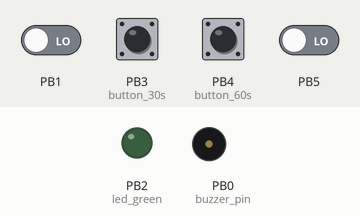
Simulated run of this sketch. Board: ATtiny85, built with avr-gcc and run on an emulated ATtiny85. Parts: output pins drawn as LEDs (lit = HIGH), buzzer (waves = sounding). Inputs (shaded band) come from the test bench; at power-on: PB3 (button_30s), PB4 (button_60s) HIGH, PB1, PB5 LOW. Sleep ends after the set time or at an interrupt.

Above: at 1.3 s.
1.4 s: PB3 (button_30s) pulled LOW for 3.2 s
At 2.66 s:
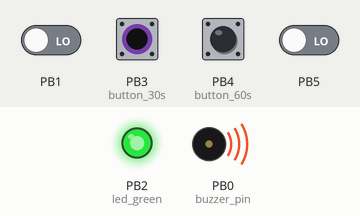
At 3.5 s:
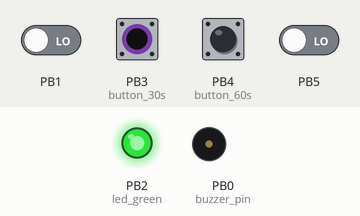
7.2 s: PB4 (button_60s) pulled LOW for 0.15 s
At 8.8 s:
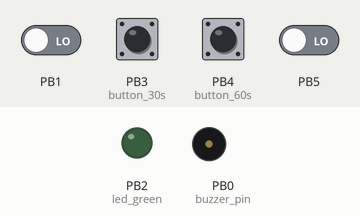
Timing chart, 0 to 10.3 s (numbered marks = the images above; inputs shaded):
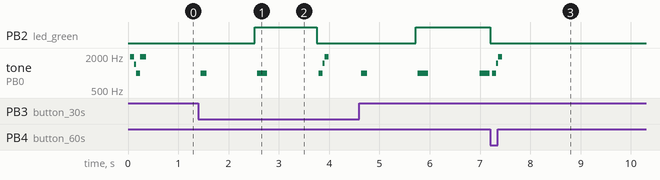

The sketch:

Microwave_Timer.ino
```cpp
/*
 * Author: Mark McKee
 * Description: 30 Second Timer
 * Version: 2.0
 */

#include <avr/sleep.h>
#include <avr/interrupt.h>

#define BUTTON_30s 1
#define BUTTON_60s 2

const int button_30s = 3;
const int button_60s = 4;
const int led_green = 2;
const int buzzer_pin = 0;

enum states {
  IDLE,
  TIMER_RUNNING,
  NOTIFYING
};

volatile uint8_t button_pressed = 0;
volatile enum states state;

// Interrupt vectors
ISR(PCINT0_vect) {

}

ISR(WDT_vect) {

}

// End of interrupt vectors

// Function definitions

void sleep_for_1s() {
  setup_watchdog(6);
  enter_sleep();
}

void flashLed(uint16_t time_in_ms, uint8_t led_pin) {
  digitalWrite(led_pin, HIGH);
  delay(time_in_ms);
  digitalWrite(led_pin, LOW);
  delay(time_in_ms);
}

void activeBuzzer(uint16_t time_in_us, uint8_t buzzer_pin, uint16_t duration_in_ms) {
  unsigned long start_time = millis();
  unsigned long end_time = start_time + duration_in_ms;
  while (millis() < end_time) {
    digitalWrite(buzzer_pin, HIGH);
    delayMicroseconds(time_in_us);
    digitalWrite(buzzer_pin, LOW);
    delayMicroseconds(time_in_us);
  }
}

void enter_sleep() {
  // Enable interrupts before entering sleep mode
  GIMSK |= _BV(PCIE);                     // Enable Pin Change Interrupts
  PCMSK |= _BV(PCINT3);                   // Use PB3 as interrupt pin
  PCMSK |= _BV(PCINT4);                   // Use PB4 as interrupt pin

  sleep_enable();
  ADCSRA &= ~_BV(ADEN);                   // ADC off ## IMPORTANT ## Saves ~280uA
  set_sleep_mode(SLEEP_MODE_PWR_DOWN);
  sei();                                  // Enable interrupts
  sleep_cpu();

  // Wake up from sleep here

  // Read the button states
  uint8_t b1 = PINB & (1 << button_30s);
  uint8_t b2 = PINB & (1 << button_60s);

  // Buttons are active low
  if (b1 == LOW) {
    button_pressed = BUTTON_30s;
    if (state == IDLE) {
      state = TIMER_RUNNING;
    } else if (state == TIMER_RUNNING) {
      state = IDLE;
    } else if (state == NOTIFYING) {
      state = IDLE;
    }
  } else if (b2 == LOW) {
    button_pressed = BUTTON_60s;
    if (state == IDLE) {
      state = TIMER_RUNNING;
    } else if (state == TIMER_RUNNING) {
      state = IDLE;
    } else if (state == NOTIFYING) {
      state = IDLE;
    }
  }
}

// 0 = 16ms, 1 = 32ms,2 = 64ms,3 = 128ms,4 = 250ms,5 = 500ms
// 6 = 1 secs, 7 = 2 secs, 8 = 4 secs, 9 = 8secs
void setup_watchdog(int ii) {
  byte bb;
  int ww;

  if (ii > 9) ii = 9;

  bb = ii & 7;

  if (ii > 7)  {
    bb |= (1 << 5);
  }
  bb |= (1 << WDCE);
  ww = bb;
  MCUSR = 0x00;

  // start timed sequence
  WDTCR |= (1 << WDCE) | (1 << WDE);

  // set new watchdog timeout value
  WDTCR = bb;
  WDTCR |= _BV(WDIE);
}

// End of function definitions

void setup() {
  pinMode(led_green, OUTPUT);
  pinMode(buzzer_pin, OUTPUT);
  pinMode(button_30s, INPUT_PULLUP);
  pinMode(button_60s, INPUT_PULLUP);

  // Beep on startup
  activeBuzzer(250, buzzer_pin, 100);
  digitalWrite(led_green, LOW);
}

void loop() {
  state = IDLE;
  uint8_t delay_time_in_seconds = 0;

  digitalWrite(led_green, LOW);
  activeBuzzer(500, buzzer_pin, 100);
  activeBuzzer(250, buzzer_pin, 100);
  enter_sleep();

  if (button_pressed == BUTTON_30s) {
    activeBuzzer(500, buzzer_pin, 100);
    delay_time_in_seconds = 30;
    digitalWrite(led_green, LOW);
  }
  if (button_pressed == BUTTON_60s) {
    activeBuzzer(250, buzzer_pin, 200);
    delay_time_in_seconds = 60;
    digitalWrite(led_green, LOW);
  }

  for (uint8_t i = 0; i < delay_time_in_seconds; i++) {
    sleep_for_1s();
    if (state != TIMER_RUNNING) {
      break;
    }
  }
  // Timer is finished
  state = NOTIFYING;

  // Beep until a button is pressed
  while (state == NOTIFYING) {
    digitalWrite(led_green, HIGH);
    activeBuzzer(500, buzzer_pin, 200);
    sleep_for_1s();
  }
  // Disable the watchdog timer
  WDTCR = 0x00;
}
```

Measured:
- after the input at 1.4 s, PB2 (led_green): LOW → HIGH after 1.1 s, → LOW 1.2 s later, → HIGH 2.0 s later; tone on PB0 (buzzer_pin): plays 980 Hz for 0.12 s, 980 Hz for 0.20 s, 980 Hz for 0.08 s, 1497 Hz for 0.04 s, 1921 Hz for 0.08 s, 980 Hz for 0.12 s … (8 notes in this stretch), starting at once
- after the input at 7.2 s, PB2 (led_green): HIGH → LOW at once
- by itself, tone on PB0 (buzzer_pin): plays 1921 Hz for 0.08 s, 1436 Hz for 0.04 s, 980 Hz for 0.08 s, 1921 Hz for 0.12 s
